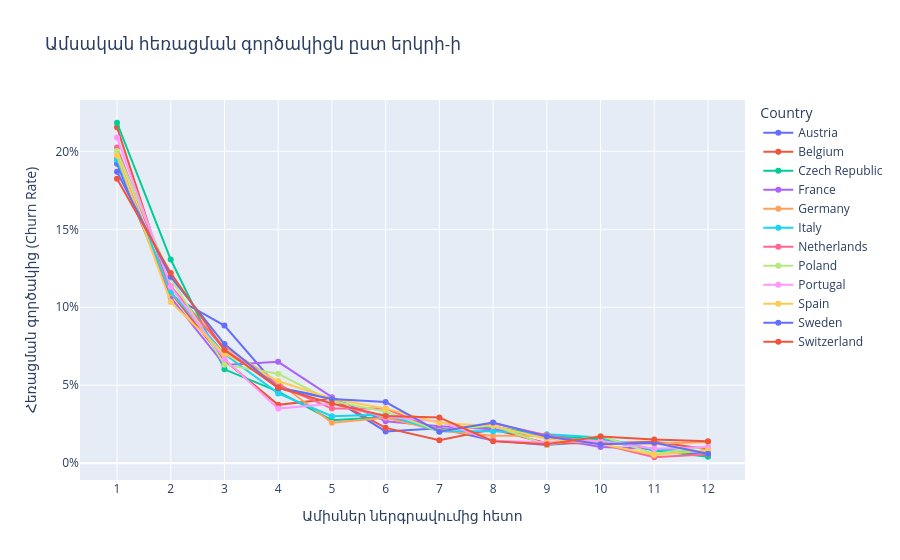

The notebook cell saved with this chart:
### Markdown cell above
#### Country

### Code cell
plot_churn_by_feature("country", "երկրի")

### Figure 1 — Plotly figure (JSON) as saved in the notebook; plotly's stock layout.template omitted (floating-point values rounded to 4 significant figures)
{"data": [{"hovertemplate": "Country=Austria<br>Ամիսներ ներգրավումից հետո=%{x}<br>Հեռացման գործակից (Churn Rate)=%{y}<extra></extra>", "legendgroup": "Austria", "line": {"color": "#636efa", "dash": "solid"}, "marker": {"symbol": "circle"}, "mode": "lines+markers", "name": "Austria", "orientation": "v", "showlegend": true, "type": "scatter", "x": [1.0, 2.0, 3.0, 4.0, 5.0, 6.0, 7.0, 8.0, 9.0, 10.0, 11.0, 12.0], "xaxis": "x", "y": [0.192, 0.1077, 0.08826, 0.0485, 0.04171, 0.02037, 0.02231, 0.01455, 0.01164, 0.01455, 0.008729, 0.00485], "yaxis": "y"}, {"hovertemplate": "Country=Belgium<br>Ամիսներ ներգրավումից հետո=%{x}<br>Հեռացման գործակից (Churn Rate)=%{y}<extra></extra>", "legendgroup": "Belgium", "line": {"color": "#EF553B", "dash": "solid"}, "marker": {"symbol": "circle"}, "mode": "lines+markers", "name": "Belgium", "orientation": "v", "showlegend": true, "type": "scatter", "x": [1.0, 2.0, 3.0, 4.0, 5.0, 6.0, 7.0, 8.0, 9.0, 10.0, 11.0, 12.0], "xaxis": "x", "y": [0.2156, 0.1093, 0.06594, 0.0374, 0.04134, 0.02264, 0.01476, 0.02165, 0.0128, 0.0128, 0.01378, 0.008858], "yaxis": "y"}, {"hovertemplate": "Country=Czech Republic<br>Ամիսներ ներգրավումից հետո=%{x}<br>Հեռացման գործակից (Churn Rate)=%{y}<extra></extra>", "legendgroup": "Czech Republic", "line": {"color": "#00cc96", "dash": "solid"}, "marker": {"symbol": "circle"}, "mode": "lines+markers", "name": "Czech Republic", "orientation": "v", "showlegend": true, "type": "scatter", "x": [1.0, 2.0, 3.0, 4.0, 5.0, 6.0, 7.0, 8.0, 9.0, 10.0, 11.0, 12.0], "xaxis": "x", "y": [0.2184, 0.1306, 0.0602, 0.04592, 0.02755, 0.02959, 0.02143, 0.02347, 0.01735, 0.01531, 0.008163, 0.004082], "yaxis": "y"}, {"hovertemplate": "Country=France<br>Ամիսներ ներգրավումից հետո=%{x}<br>Հեռացման գործակից (Churn Rate)=%{y}<extra></extra>", "legendgroup": "France", "line": {"color": "#ab63fa", "dash": "solid"}, "marker": {"symbol": "circle"}, "mode": "lines+markers", "name": "France", "orientation": "v", "showlegend": true, "type": "scatter", "x": [1.0, 2.0, 3.0, 4.0, 5.0, 6.0, 7.0, 8.0, 9.0, 10.0, 11.0, 12.0], "xaxis": "x", "y": [0.1961, 0.1063, 0.06295, 0.06502, 0.04231, 0.02683, 0.02374, 0.02167, 0.01651, 0.01032, 0.009288, 0.006192], "yaxis": "y"}, {"hovertemplate": "Country=Germany<br>Ամիսներ ներգրավումից հետո=%{x}<br>Հեռացման գործակից (Churn Rate)=%{y}<extra></extra>", "legendgroup": "Germany", "line": {"color": "#FFA15A", "dash": "solid"}, "marker": {"symbol": "circle"}, "mode": "lines+markers", "name": "Germany", "orientation": "v", "showlegend": true, "type": "scatter", "x": [1.0, 2.0, 3.0, 4.0, 5.0, 6.0, 7.0, 8.0, 9.0, 10.0, 11.0, 12.0], "xaxis": "x", "y": [0.1973, 0.109, 0.07477, 0.05192, 0.02596, 0.02908, 0.02077, 0.01765, 0.01765, 0.01246, 0.01246, 0.0135], "yaxis": "y"}, {"hovertemplate": "Country=Italy<br>Ամիսներ ներգրավումից հետո=%{x}<br>Հեռացման գործակից (Churn Rate)=%{y}<extra></extra>", "legendgroup": "Italy", "line": {"color": "#19d3f3", "dash": "solid"}, "marker": {"symbol": "circle"}, "mode": "lines+markers", "name": "Italy", "orientation": "v", "showlegend": true, "type": "scatter", "x": [1.0, 2.0, 3.0, 4.0, 5.0, 6.0, 7.0, 8.0, 9.0, 10.0, 11.0, 12.0], "xaxis": "x", "y": [0.1946, 0.1099, 0.07004, 0.04475, 0.03016, 0.03113, 0.02043, 0.02043, 0.01848, 0.01654, 0.008755, 0.006809], "yaxis": "y"}, {"hovertemplate": "Country=Netherlands<br>Ամիսներ ներգրավումից հետո=%{x}<br>Հեռացման գործակից (Churn Rate)=%{y}<extra></extra>", "legendgroup": "Netherlands", "line": {"color": "#FF6692", "dash": "solid"}, "marker": {"symbol": "circle"}, "mode": "lines+markers", "name": "Netherlands", "orientation": "v", "showlegend": true, "type": "scatter", "x": [1.0, 2.0, 3.0, 4.0, 5.0, 6.0, 7.0, 8.0, 9.0, 10.0, 11.0, 12.0], "xaxis": "x", "y": [0.2025, 0.1135, 0.07285, 0.05014, 0.035, 0.035, 0.02081, 0.02554, 0.01798, 0.0123, 0.003784, 0.005676], "yaxis": "y"}, {"hovertemplate": "Country=Poland<br>Ամիսներ ներգրավումից հետո=%{x}<br>Հեռացման գործակից (Churn Rate)=%{y}<extra></extra>", "legendgroup": "Poland", "line": {"color": "#B6E880", "dash": "solid"}, "marker": {"symbol": "circle"}, "mode": "lines+markers", "name": "Poland", "orientation": "v", "showlegend": true, "type": "scatter", "x": [1.0, 2.0, 3.0, 4.0, 5.0, 6.0, 7.0, 8.0, 9.0, 10.0, 11.0, 12.0], "xaxis": "x", "y": [0.2002, 0.1186, 0.06317, 0.05734, 0.03984, 0.03304, 0.02041, 0.0243, 0.01166, 0.01749, 0.005831, 0.01069], "yaxis": "y"}, {"hovertemplate": "Country=Portugal<br>Ամիսներ ներգրավումից հետո=%{x}<br>Հեռացման գործակից (Churn Rate)=%{y}<extra></extra>", "legendgroup": "Portugal", "line": {"color": "#FF97FF", "dash": "solid"}, "marker": {"symbol": "circle"}, "mode": "lines+markers", "name": "Portugal", "orientation": "v", "showlegend": true, "type": "scatter", "x": [1.0, 2.0, 3.0, 4.0, 5.0, 6.0, 7.0, 8.0, 9.0, 10.0, 11.0, 12.0], "xaxis": "x", "y": [0.2088, 0.1132, 0.06687, 0.03498, 0.03807, 0.02984, 0.02675, 0.0144, 0.01337, 0.0144, 0.009259, 0.01029], "yaxis": "y"}, {"hovertemplate": "Country=Spain<br>Ամիսներ ներգրավումից հետո=%{x}<br>Հեռացման գործակից (Churn Rate)=%{y}<extra></extra>", "legendgroup": "Spain", "line": {"color": "#FECB52", "dash": "solid"}, "marker": {"symbol": "circle"}, "mode": "lines+markers", "name": "Spain", "orientation": "v", "showlegend": true, "type": "scatter", "x": [1.0, 2.0, 3.0, 4.0, 5.0, 6.0, 7.0, 8.0, 9.0, 10.0, 11.0, 12.0], "xaxis": "x", "y": [0.1973, 0.1033, 0.07025, 0.05269, 0.04132, 0.03512, 0.02583, 0.02376, 0.0155, 0.0124, 0.005165, 0.008264], "yaxis": "y"}, {"hovertemplate": "Country=Sweden<br>Ամիսներ ներգրավումից հետո=%{x}<br>Հեռացման գործակից (Churn Rate)=%{y}<extra></extra>", "legendgroup": "Sweden", "line": {"color": "#636efa", "dash": "solid"}, "marker": {"symbol": "circle"}, "mode": "lines+markers", "name": "Sweden", "orientation": "v", "showlegend": true, "type": "scatter", "x": [1.0, 2.0, 3.0, 4.0, 5.0, 6.0, 7.0, 8.0, 9.0, 10.0, 11.0, 12.0], "xaxis": "x", "y": [0.1869, 0.1196, 0.07638, 0.04824, 0.04121, 0.0392, 0.0201, 0.02613, 0.01709, 0.01206, 0.01307, 0.00603], "yaxis": "y"}, {"hovertemplate": "Country=Switzerland<br>Ամիսներ ներգրավումից հետո=%{x}<br>Հեռացման գործակից (Churn Rate)=%{y}<extra></extra>", "legendgroup": "Switzerland", "line": {"color": "#EF553B", "dash": "solid"}, "marker": {"symbol": "circle"}, "mode": "lines+markers", "name": "Switzerland", "orientation": "v", "showlegend": true, "type": "scatter", "x": [1.0, 2.0, 3.0, 4.0, 5.0, 6.0, 7.0, 8.0, 9.0, 10.0, 11.0, 12.0], "xaxis": "x", "y": [0.1825, 0.122, 0.07258, 0.04839, 0.03831, 0.03024, 0.02923, 0.01411, 0.0121, 0.01714, 0.01512, 0.01411], "yaxis": "y"}], "layout": {"hovermode": "x unified", "legend": {"title": {"text": "Country"}, "tracegroupgap": 0}, "title": {"text": "Ամսական հեռացման գործակիցն ըստ երկրի-ի"}, "xaxis": {"anchor": "y", "domain": [0, 1], "dtick": 1, "title": {"text": "Ամիսներ ներգրավումից հետո"}}, "yaxis": {"anchor": "x", "domain": [0, 1], "tickformat": ".0%", "title": {"text": "Հեռացման գործակից (Churn Rate)"}}}}
